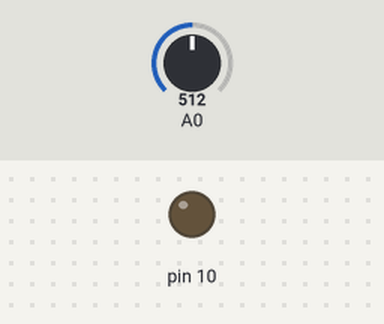
A sketch run on a simulated Arduino Uno, built with avr-gcc and run on an emulated ATmega328P. Parts: output pins drawn as LEDs (lit = HIGH). The test bench sets the inputs (shaded band); at power-on: A0 = 512.

Above: at 1.2 s.
1.3 s: A0 set to 297
2.8 s: A0 set to 274
At 3.9 s:
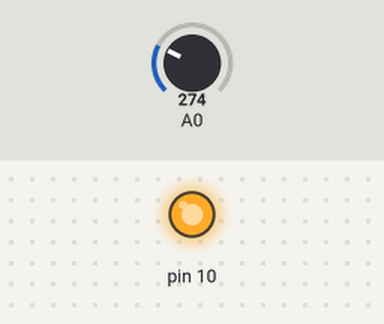
4.3 s: A0 set to 300
At 5.1 s:
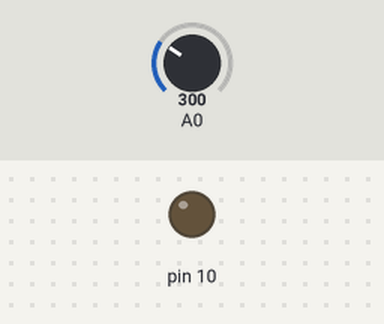
5.8 s: A0 set to 280
At 6.2 s:
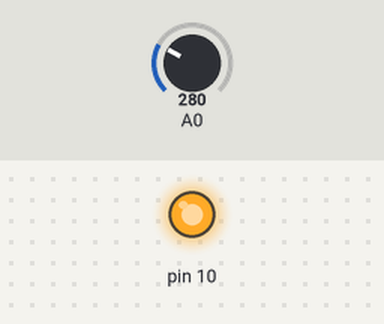
Timing chart, 0 to 8.3 s (numbered marks = the images above; inputs shaded):
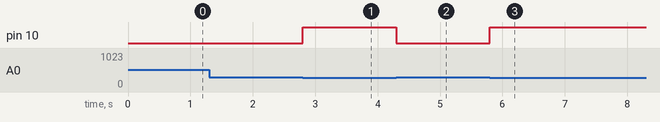

The sketch:

Conductivity.ino
```cpp
void setup() {
  pinMode(10, OUTPUT);
  pinMode(A0, INPUT);


}
int conduct = 0;
void loop() {
  conduct = analogRead(A0);

  if(conduct < 290){
    digitalWrite(10, HIGH);
  }
  else{
    digitalWrite(10, LOW);
  }
}
```

Measured:
- the behaviour switches between 290 and 289 on A0 (found by bisection; images 0 and 1)
- after the input at 1.3 s, every drawn part: stays the same
- after the input at 2.8 s, pin 10: LOW → HIGH at once
- after the input at 4.3 s, pin 10: HIGH → LOW at once
- after the input at 5.8 s, pin 10: LOW → HIGH at once
